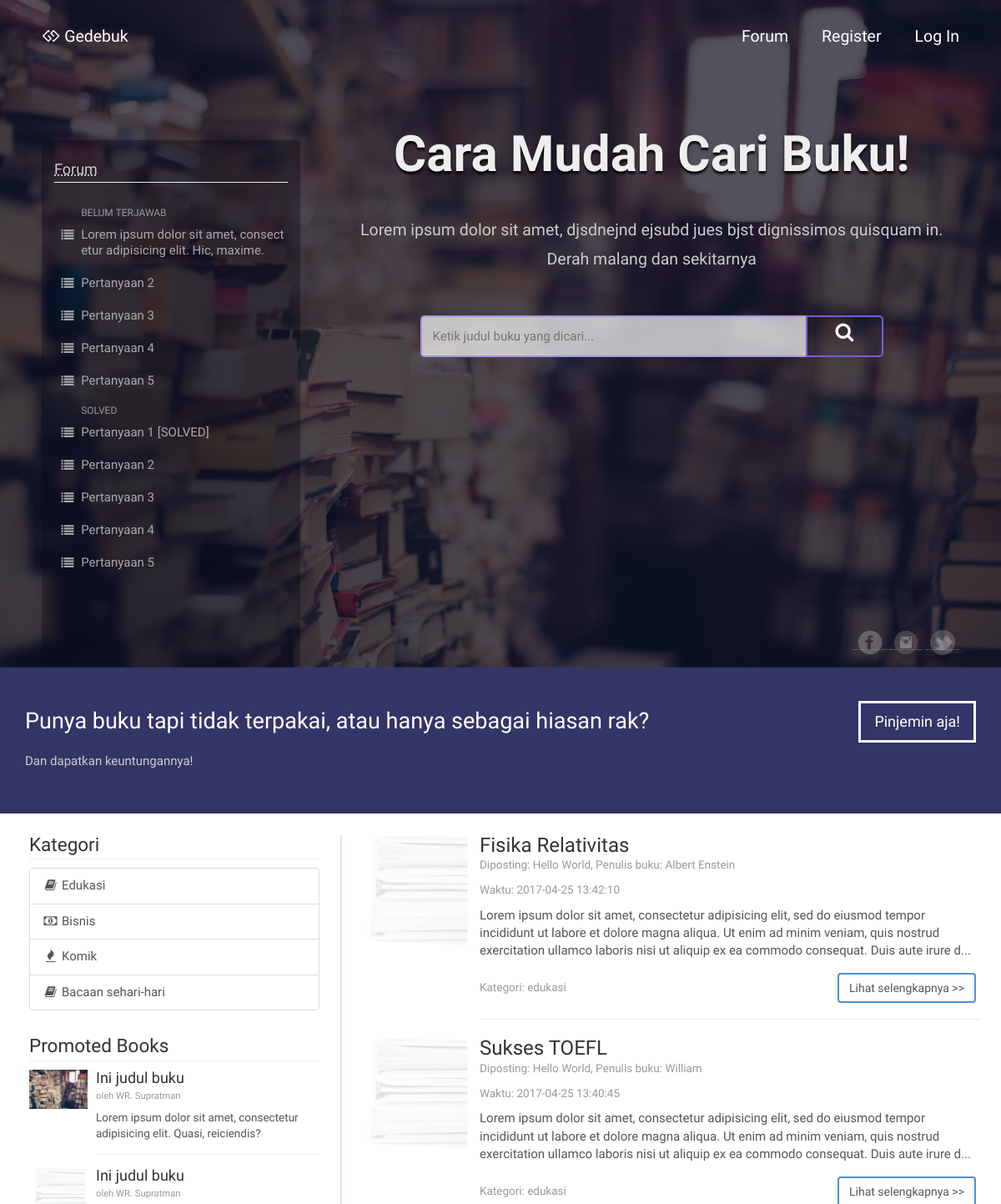
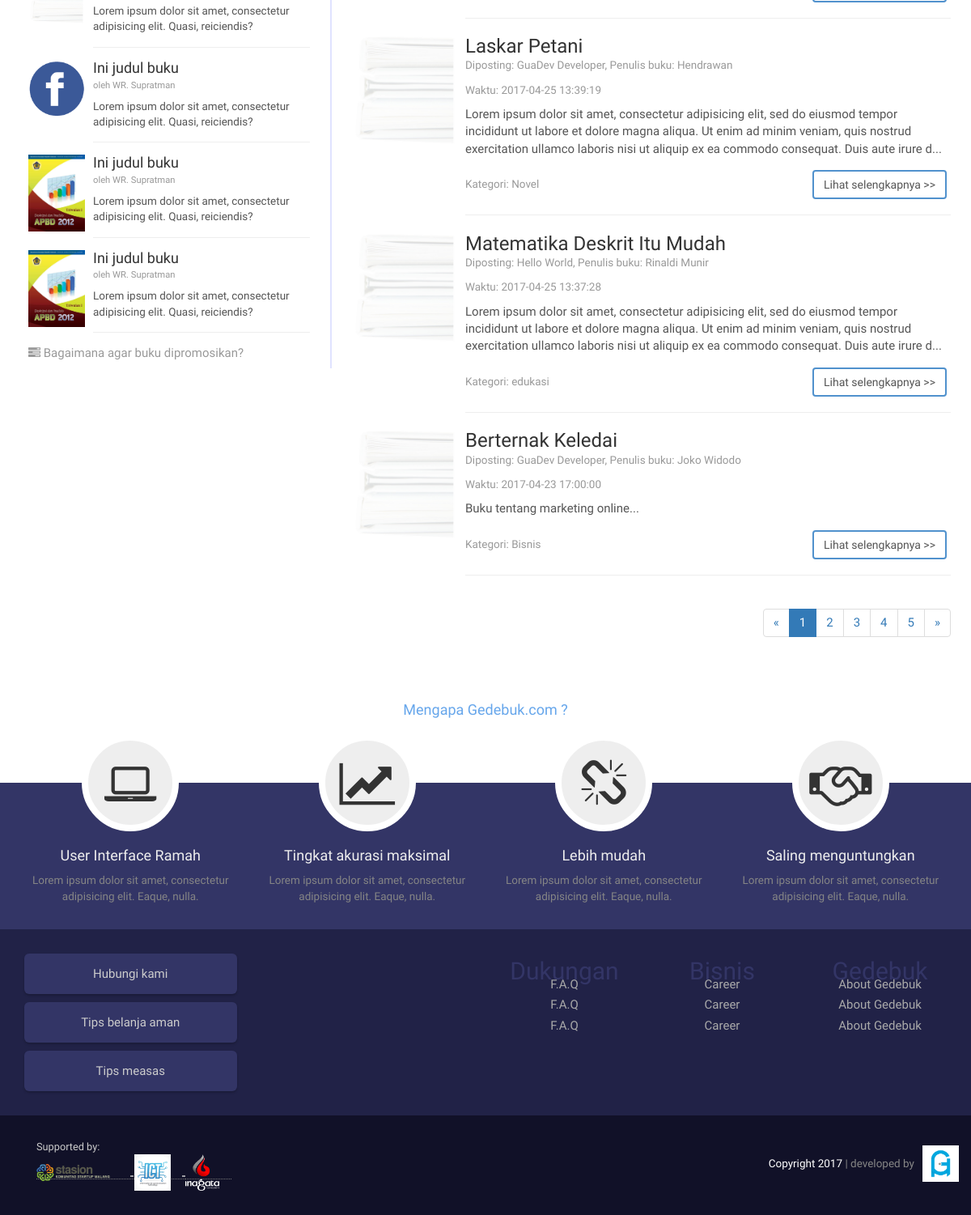
The page / on the database its author committed (2 pictures, top to bottom).
### tables this page shows
CREATE TABLE `buku` (
  `id_buku` int(11) NOT NULL,
  `url` varchar(10) NOT NULL,
  `img` varchar(20) NOT NULL,
  `judul` varchar(50) NOT NULL,
  `pengarang` varchar(50) NOT NULL,
  `tahun_terbit` varchar(4) NOT NULL,
  `harga_beli` int(6) NOT NULL DEFAULT '0',
  `harga_sewa` int(6) NOT NULL DEFAULT '0',
  `jumlah_tersedia` varchar(5) NOT NULL,
  `tgl_publikasi` timestamp NOT NULL DEFAULT CURRENT_TIMESTAMP,
  `id_penjual` varchar(50) NOT NULL,
  `tag` varchar(50) NOT NULL,
  `status` varchar(20) NOT NULL,
  `deskripsi` longtext NOT NULL,
  `cod` varchar(256) NOT NULL,
  `views` int(4) NOT NULL DEFAULT '0'
);

CREATE TABLE `user` (
  `id_user` int(11) NOT NULL,
  `user_name` varchar(20) NOT NULL,
  `nama` varchar(50) NOT NULL,
  `email` varchar(50) NOT NULL,
  `password` varchar(32) NOT NULL,
  `foto` varchar(20) NOT NULL,
  `hp` varchar(13) NOT NULL,
  `jenis_id` varchar(20) NOT NULL,
  `no_id` varchar(40) NOT NULL,
  `alamat` varchar(64) NOT NULL,
  `gender` varchar(1) NOT NULL,
  `akademik` varchar(60) NOT NULL,
  `rating` int(5) NOT NULL,
  `online` int(1) NOT NULL DEFAULT '0'
);

### index.php (the view, shortened to what the rows shown need)
<?php
include_once 'view/header.php';
$allPost = showAllPost();
?>
<header class="parallax-window" data-parallax="scroll" data-speed="0.2" data-image-src="assets/bg.jpeg">
  <div class="cover">
    <div class="container first-content">
      <div class="row">
        <div class="col-md-9 col-md-offset-3 col-xs-12 col-sm-12 text-center add-space no-padding" id="layer">
          <h1>Cara mudah cari buku!</h1>
          </div>
        </div>
      </div>
    </div>
</header>
    <section class="sec">
      <div class="container">
        <div class="row">
          <div class="col-md-4 col-sm-12 col-xs-12 panelkiri">
            <div class="kategori add-space">
              <h2 class="garisbawah">Kategori</h2>
            </div>
            <div class="promoted first-content">
              <h2 class="garisbawah">Promoted Books</h2>
            </div>
          </div>
          <div class="col-md-8 col-sm-12 col-xs-12 no-page-padding">
            <div class="featured">
              <ul>
                <?php
                while($row = mysqli_fetch_array($allPost)) { ?>
                <li>
                  <div class="media">
                    <div class="media-left">
                      <a href="#">
                        <img class="media-object" src="assets/bg2.jpg" alt="Judul Buku">
                      </a>
                    </div>
                    <div class="media-body garisbawah">
                      <a href="post?show=<?php echo $row['url']; ?>"><h4 class="media-heading"><?php echo $row['judul']; ?></h4></a>
                      <small>Diposting: <?php echo $row['nama']; ?>, Penulis buku: <?php echo $row['pengarang']; ?></small> <br>
                      <small>Waktu: <?php echo $row['tgl_publikasi']; ?></small>
                      <p><?php echo excerpt($row['deskripsi']); ?></p>
                      <div class="navbody">
                        <div class="col-md-6 col-sm-6 no-padding">
                          <small>Kategori: <?php echo $row['tag']; ?></small>
                        </div>
                        <div class="col-md-6 col-sm-6 attention">
                          <a href="post?show=<?php echo $row['url']; ?>"><button type="button" class="btn btn-primary" name="button">Lihat selengkapnya >></button></a>
                        </div>
                      </div>
                    </div>
                  </div>
                </li>
              <?php }  ?>
              </ul>
            </div>
          </div>
        </div>
      </div>
    </section>
    <footer>
      <section class="darklight">
        <div class="container">
          <div class="row">
              <div class="col-md-3 col-sm-3 text-center">
                <div class="fade-up">
                <div class="spec center-block wow animated pulse">
                  <h1 class="inline"><i class="fa fa-laptop fa-fw"></i></h1>
                </div>
                <h2>User Interface Ramah</h2>
              </div>
            </div>
              <div class="col-md-3 col-sm-3 text-center">
                <div class="fade-up">
                <div class="spec center-block wow animated pulse delay-2s">
                  <h1 class="inline"><i class="fa fa-line-chart fa-fw"></i></h1>
                </div>
                <h2>Tingkat akurasi maksimal</h2>
              </div>
            </div>
              <div class="col-md-3 col-sm-3 text-center">
                <div class="fade-up">
                <div class="spec center-block wow animated pulse delay-4s">
                  <h1 class="inline"><i class="fa fa-chain-broken fa-fw"></i></h1>
                </div>
                <h2>Lebih mudah</h2>
              </div>
            </div>
              <div class="col-md-3 col-sm-3 text-center">
                <div class="fade-up">
                <div class="spec center-block wow animated pulse delay-6s">
                  <h1 class="inline"><i class="fa fa-handshake-o fa-fw"></i></h1>
                </div>
                <h2>Saling menguntungkan</h2>
              </div>
            </div>
          </div>
        </div>
      </section>
    </footer>
  </body>
</html>

### rows shown on the page
buku: judul "Fisika Relativitas", user.nama "Hello World", pengarang "Albert Enstein", tgl_publikasi "2017-04-25 13:42:10", deskripsi "Lorem ipsum dolor sit amet, consectetur adipisicing elit, sed do eiusmod tempor incididunt ut labore et dolore magna aliqua. Ut enim ad minim veniam, quis nostrud exercitation ullamco laboris nisi ut aliquip ex ea commodo consequat. Duis aute irure d...", tag "edukasi"
buku: judul "Sukses TOEFL", user.nama "Hello World", pengarang "William", tgl_publikasi "2017-04-25 13:40:45", deskripsi "Lorem ipsum dolor sit amet, consectetur adipisicing elit, sed do eiusmod tempor incididunt ut labore et dolore magna aliqua. Ut enim ad minim veniam, quis nostrud exercitation ullamco laboris nisi ut aliquip ex ea commodo consequat. Duis aute irure d...", tag "edukasi"
buku: judul "Laskar Petani", user.nama "GuaDev Developer", pengarang "Hendrawan", tgl_publikasi "2017-04-25 13:39:19", deskripsi "Lorem ipsum dolor sit amet, consectetur adipisicing elit, sed do eiusmod tempor incididunt ut labore et dolore magna aliqua. Ut enim ad minim veniam, quis nostrud exercitation ullamco laboris nisi ut aliquip ex ea commodo consequat. Duis aute irure d...", tag "Novel"
buku: judul "Matematika Deskrit Itu Mudah", user.nama "Hello World", pengarang "Rinaldi Munir", tgl_publikasi "2017-04-25 13:37:28", deskripsi "Lorem ipsum dolor sit amet, consectetur adipisicing elit, sed do eiusmod tempor incididunt ut labore et dolore magna aliqua. Ut enim ad minim veniam, quis nostrud exercitation ullamco laboris nisi ut aliquip ex ea commodo consequat. Duis aute irure d...", tag "edukasi"
buku: judul "Berternak Keledai", user.nama "GuaDev Developer", pengarang "Joko Widodo", tgl_publikasi "2017-04-23 17:00:00", deskripsi "Buku tentang marketing online...", tag "Bisnis"
